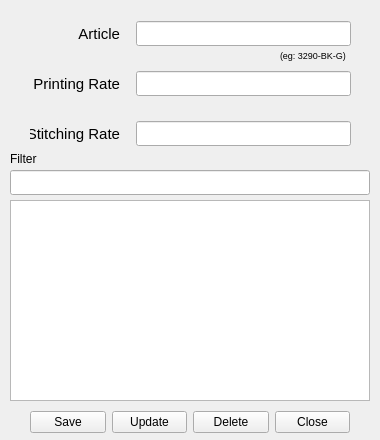
<?xml version="1.0" encoding="UTF-8"?>
<ui version="4.0">
 <class>Form</class>
 <widget class="QWidget" name="Form">
  <property name="geometry">
   <rect>
    <x>0</x>
    <y>0</y>
    <width>380</width>
    <height>440</height>
   </rect>
  </property>
  <property name="windowTitle">
   <string>Form</string>
  </property>
  <widget class="QListView" name="listView">
   <property name="geometry">
    <rect>
     <x>10</x>
     <y>200</y>
     <width>360</width>
     <height>201</height>
    </rect>
   </property>
  </widget>
  <widget class="QLineEdit" name="text_filter">
   <property name="geometry">
    <rect>
     <x>10</x>
     <y>170</y>
     <width>360</width>
     <height>25</height>
    </rect>
   </property>
  </widget>
  <widget class="QWidget" name="layoutWidget">
   <property name="geometry">
    <rect>
     <x>30</x>
     <y>70</y>
     <width>321</width>
     <height>27</height>
    </rect>
   </property>
   <layout class="QHBoxLayout" name="horizontalLayout_2">
    <item>
     <widget class="QLabel" name="label_2">
      <property name="minimumSize">
       <size>
        <width>90</width>
        <height>0</height>
       </size>
      </property>
      <property name="maximumSize">
       <size>
        <width>90</width>
        <height>16777215</height>
       </size>
      </property>
      <property name="font">
       <font>
        <pointsize>11</pointsize>
       </font>
      </property>
      <property name="text">
       <string>Printing Rate</string>
      </property>
      <property name="alignment">
       <set>Qt::AlignRight|Qt::AlignTrailing|Qt::AlignVCenter</set>
      </property>
     </widget>
    </item>
    <item>
     <spacer name="horizontalSpacer_2">
      <property name="orientation">
       <enum>Qt::Horizontal</enum>
      </property>
      <property name="sizeType">
       <enum>QSizePolicy::Fixed</enum>
      </property>
      <property name="sizeHint" stdset="0">
       <size>
        <width>10</width>
        <height>20</height>
       </size>
      </property>
     </spacer>
    </item>
    <item>
     <widget class="QLineEdit" name="text_print_rate">
      <property name="sizePolicy">
       <sizepolicy hsizetype="Expanding" vsizetype="Fixed">
        <horstretch>0</horstretch>
        <verstretch>0</verstretch>
       </sizepolicy>
      </property>
      <property name="minimumSize">
       <size>
        <width>0</width>
        <height>25</height>
       </size>
      </property>
     </widget>
    </item>
   </layout>
  </widget>
  <widget class="QWidget" name="layoutWidget_2">
   <property name="geometry">
    <rect>
     <x>30</x>
     <y>120</y>
     <width>321</width>
     <height>27</height>
    </rect>
   </property>
   <layout class="QHBoxLayout" name="horizontalLayout_3">
    <item>
     <widget class="QLabel" name="label_3">
      <property name="minimumSize">
       <size>
        <width>90</width>
        <height>0</height>
       </size>
      </property>
      <property name="maximumSize">
       <size>
        <width>90</width>
        <height>16777215</height>
       </size>
      </property>
      <property name="font">
       <font>
        <pointsize>11</pointsize>
       </font>
      </property>
      <property name="text">
       <string>Stitching Rate</string>
      </property>
      <property name="alignment">
       <set>Qt::AlignRight|Qt::AlignTrailing|Qt::AlignVCenter</set>
      </property>
     </widget>
    </item>
    <item>
     <spacer name="horizontalSpacer_3">
      <property name="orientation">
       <enum>Qt::Horizontal</enum>
      </property>
      <property name="sizeType">
       <enum>QSizePolicy::Fixed</enum>
      </property>
      <property name="sizeHint" stdset="0">
       <size>
        <width>10</width>
        <height>20</height>
       </size>
      </property>
     </spacer>
    </item>
    <item>
     <widget class="QLineEdit" name="text_stitch_rate">
      <property name="sizePolicy">
       <sizepolicy hsizetype="Expanding" vsizetype="Fixed">
        <horstretch>0</horstretch>
        <verstretch>0</verstretch>
       </sizepolicy>
      </property>
      <property name="minimumSize">
       <size>
        <width>0</width>
        <height>25</height>
       </size>
      </property>
     </widget>
    </item>
   </layout>
  </widget>
  <widget class="QLabel" name="label_4">
   <property name="geometry">
    <rect>
     <x>10</x>
     <y>150</y>
     <width>47</width>
     <height>16</height>
    </rect>
   </property>
   <property name="text">
    <string>Filter</string>
   </property>
   <property name="alignment">
    <set>Qt::AlignBottom|Qt::AlignLeading|Qt::AlignLeft</set>
   </property>
  </widget>
  <widget class="QLabel" name="label_5">
   <property name="geometry">
    <rect>
     <x>280</x>
     <y>50</y>
     <width>71</width>
     <height>20</height>
    </rect>
   </property>
   <property name="font">
    <font>
     <pointsize>7</pointsize>
    </font>
   </property>
   <property name="text">
    <string>(eg: 3290-BK-G)</string>
   </property>
   <property name="alignment">
    <set>Qt::AlignLeading|Qt::AlignLeft|Qt::AlignTop</set>
   </property>
  </widget>
  <widget class="QWidget" name="layoutWidget">
   <property name="geometry">
    <rect>
     <x>30</x>
     <y>20</y>
     <width>321</width>
     <height>27</height>
    </rect>
   </property>
   <layout class="QHBoxLayout" name="horizontalLayout">
    <item>
     <widget class="QLabel" name="label">
      <property name="sizePolicy">
       <sizepolicy hsizetype="Fixed" vsizetype="Preferred">
        <horstretch>0</horstretch>
        <verstretch>0</verstretch>
       </sizepolicy>
      </property>
      <property name="minimumSize">
       <size>
        <width>90</width>
        <height>0</height>
       </size>
      </property>
      <property name="maximumSize">
       <size>
        <width>90</width>
        <height>16777215</height>
       </size>
      </property>
      <property name="font">
       <font>
        <pointsize>11</pointsize>
       </font>
      </property>
      <property name="text">
       <string>Article</string>
      </property>
      <property name="alignment">
       <set>Qt::AlignRight|Qt::AlignTrailing|Qt::AlignVCenter</set>
      </property>
     </widget>
    </item>
    <item>
     <spacer name="horizontalSpacer">
      <property name="orientation">
       <enum>Qt::Horizontal</enum>
      </property>
      <property name="sizeType">
       <enum>QSizePolicy::Fixed</enum>
      </property>
      <property name="sizeHint" stdset="0">
       <size>
        <width>10</width>
        <height>20</height>
       </size>
      </property>
     </spacer>
    </item>
    <item>
     <widget class="QLineEdit" name="text_article">
      <property name="sizePolicy">
       <sizepolicy hsizetype="Expanding" vsizetype="Fixed">
        <horstretch>0</horstretch>
        <verstretch>0</verstretch>
       </sizepolicy>
      </property>
      <property name="minimumSize">
       <size>
        <width>0</width>
        <height>25</height>
       </size>
      </property>
     </widget>
    </item>
   </layout>
  </widget>
  <widget class="QWidget" name="layoutWidget">
   <property name="geometry">
    <rect>
     <x>30</x>
     <y>410</y>
     <width>320</width>
     <height>25</height>
    </rect>
   </property>
   <layout class="QHBoxLayout" name="horizontalLayout_4">
    <item>
     <widget class="QPushButton" name="btn_save">
      <property name="text">
       <string>Save</string>
      </property>
     </widget>
    </item>
    <item>
     <widget class="QPushButton" name="btn_update">
      <property name="text">
       <string>Update</string>
      </property>
     </widget>
    </item>
    <item>
     <widget class="QPushButton" name="btn_delete">
      <property name="text">
       <string>Delete</string>
      </property>
     </widget>
    </item>
    <item>
     <widget class="QPushButton" name="btn_close">
      <property name="text">
       <string>Close</string>
      </property>
     </widget>
    </item>
   </layout>
  </widget>
 </widget>
 <resources/>
 <connections/>
</ui>
